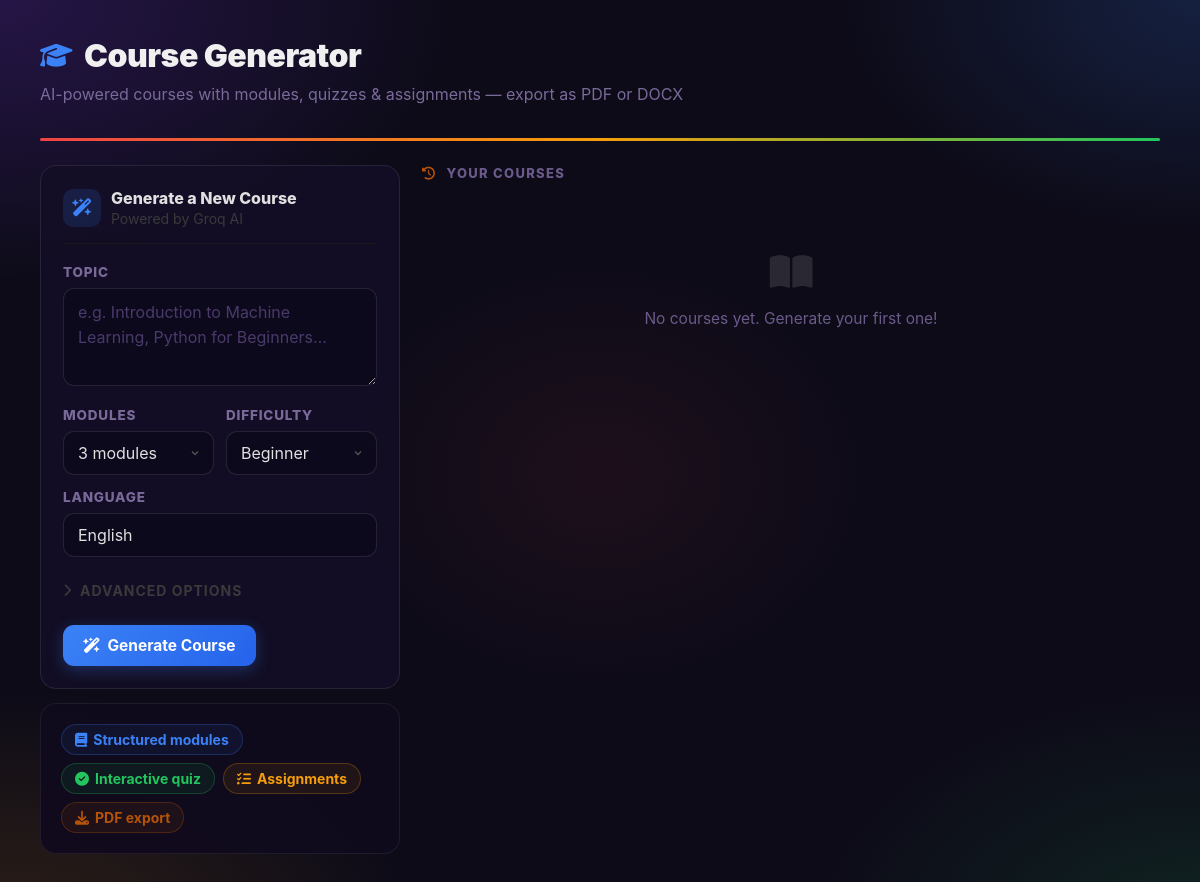
Page /coursegen/ on the earlier database version.
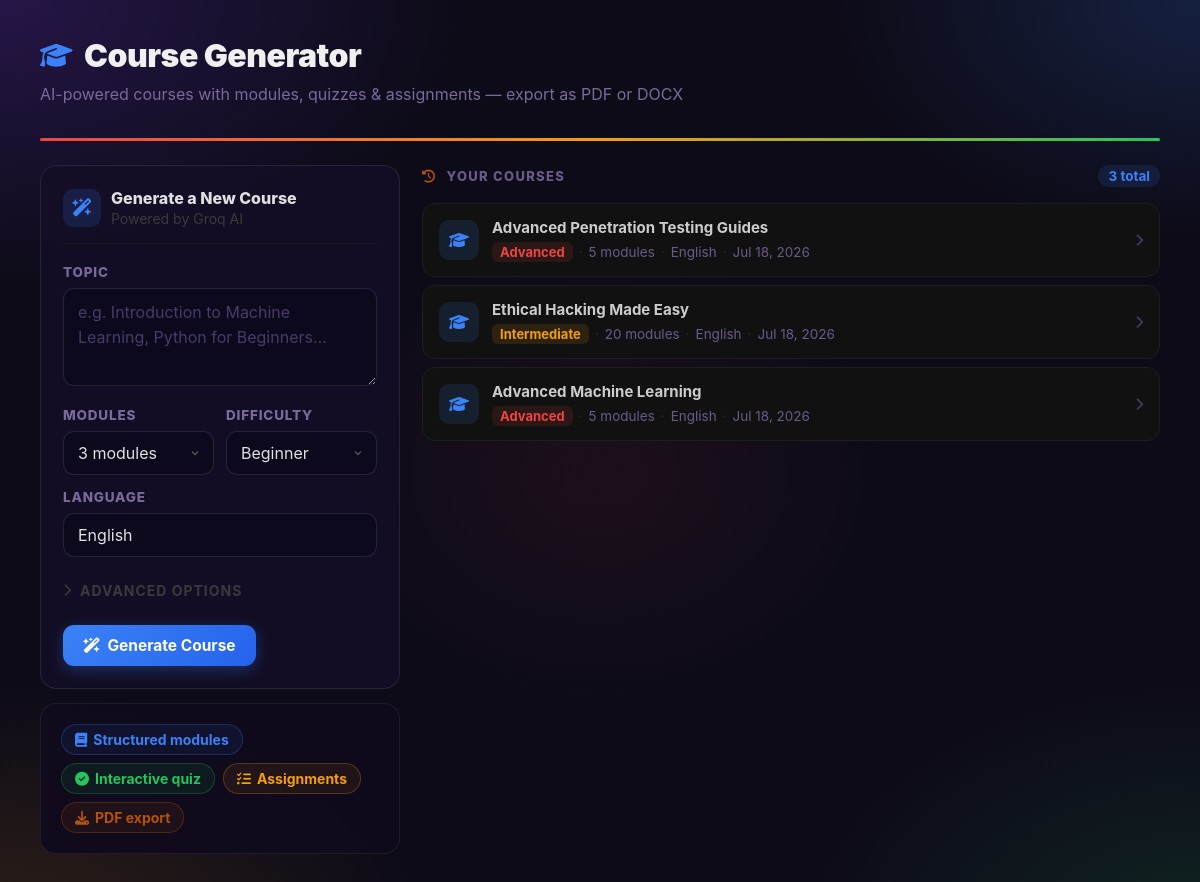
Same page on the later database version.
### models.py (models this page shows)
class Course(db.Model):
    __tablename__ = "courses"
    id            = db.Column(db.Integer, primary_key=True)
    title         = db.Column(db.String(400))
    topic         = db.Column(db.Text)
    difficulty    = db.Column(db.String(50))
    language      = db.Column(db.String(100))
    total_modules = db.Column(db.Integer, default=0)
    created_at    = db.Column(db.DateTime, default=datetime.utcnow)
    modules       = db.relationship("CourseModule", backref="course",
                                    cascade="all, delete-orphan", order_by="CourseModule.number")

### apps/coursegen/__init__.py (the view)
@coursegen_bp.route("/")
def index():
    courses = Course.query.order_by(Course.created_at.desc()).limit(20).all()
    return render_template("coursegen/index.html", courses=courses)

### templates/coursegen/index.html (shortened to what this page needs)
{% extends "base.html" %}
{% block content %}
<div class="page-header anim-up">
  <h1><i class="fas fa-graduation-cap"></i> Course Generator</h1>
  <p class="subtitle">AI-powered courses with modules, quizzes &amp; assignments — export as PDF or DOCX</p>
</div>
<div class="color-bar"></div>
<div class="split">
  <div class="sticky-col">
    <div class="card card-glow anim-up d1">
      <div class="form-card-header">
        <div class="form-card-icon"><i class="fas fa-wand-magic-sparkles"></i></div>
        <div>
          <div style="font-size:16px;font-weight:800;color:#e0e0e0;">Generate a New Course</div>
          <div style="font-size:14px;color:#3a3a3a;margin-top:2px;">Powered by Groq AI</div>
        </div>
      </div>
      <div class="form-group">
        <label class="form-label">Topic</label>
        <textarea class="textarea" id="topic" rows="3"
          placeholder="e.g. Introduction to Machine Learning, Python for Beginners…"></textarea>
      </div>
      <div class="input-row">
        <div class="form-group mb-0">
          <label class="form-label">Modules</label>
          <select class="select" id="num_modules">
            <option value="3" selected>3 modules</option>
          </select>
        </div>
        <div class="form-group mb-0">
          <label class="form-label">Difficulty</label>
          <select class="select" id="difficulty">
            <option>Beginner</option>
          </select>
        </div>
      </div>
      <div class="form-group" style="margin-top:14px;">
        <label class="form-label">Language</label>
        <input class="input" id="language" placeholder="English" value="English">
      </div>
      <button class="adv-toggle" id="advToggle" onclick="toggleAdv()">
        <i class="fas fa-chevron-right"></i> Advanced options
      </button>
      <button class="btn btn-info" id="generateBtn" onclick="startGenerate()" style="margin-top:18px;">
        <i class="fas fa-wand-magic-sparkles"></i> Generate Course
      </button>
    </div>
    <div class="card-flat anim-up d3" style="margin-top:0;">
      <div class="chips">
        <span class="chip chip-blue"><i class="fas fa-book"></i> Structured modules</span>
        <span class="chip chip-green"><i class="fas fa-check-circle"></i> Interactive quiz</span>
        <span class="chip chip-yellow"><i class="fas fa-tasks"></i> Assignments</span>
        <span class="chip chip-brown"><i class="fas fa-download"></i> PDF export</span>
      </div>
    </div>
  </div>
  <div class="anim-up d2">
    <div class="flex items-center justify-between" style="margin-bottom:16px;">
      <p class="section-label" style="margin:0;">
        <i class="fas fa-clock-rotate-left" style="color:var(--brown);margin-right:6px;"></i>
        Your Courses
      </p>
      {% if courses %}
      <span class="badge badge-blue">{{ courses|length }} total</span>
      {% endif %}
    </div>
    {% if courses %}
      {% for course in courses %}
      <div class="course-item" onclick="window.location='/coursegen/{{ course.id }}'">
        <div class="history-icon" style="background:rgba(59,130,246,.12);color:var(--blue);">
          <i class="fas fa-graduation-cap"></i>
        </div>
        <div class="history-meta">
          <div class="title">{{ course.title }}</div>
          <div class="sub" style="display:flex;align-items:center;gap:6px;flex-wrap:wrap;margin-top:5px;">
            <span class="diff-badge-{{ course.difficulty.lower() }}">{{ course.difficulty }}</span>
            <span style="color:#2e2e2e;">·</span>
            <span>{{ course.total_modules }} modules</span>
            <span style="color:#2e2e2e;">·</span>
            <span>{{ course.language }}</span>
            <span style="color:#2e2e2e;">·</span>
            <span>{{ course.created_at.strftime('%b %d, %Y') }}</span>
          </div>
        </div>
        <i class="fas fa-chevron-right history-arrow"></i>
      </div>
      {% endfor %}
    {% else %}
      <div class="empty-state">
        <div class="icon"><i class="fas fa-book-open"></i></div>
        <p>No courses yet. Generate your first one!</p>
      </div>
    {% endif %}
  </div>
</div>
{% endblock %}

### templates/base.html (shortened to what this page needs)
<!DOCTYPE html>
<html lang="en">
<head>
  <link rel="stylesheet" href="/static/css/mobile.css">
  <link rel="stylesheet" href="https://cdnjs.cloudflare.com/ajax/libs/font-awesome/6.5.0/css/all.min.css">
</head>
<body>
<div class="page-wrap">
  {% block content %}{% endblock %}
</div>
</body>
</html>

### templates/coursegen/index.html (style rules this page uses)
.adv-toggle { display: flex; align-items: center; gap: 8px; font-size: 14px; font-weight: 700; color: #3a3a3a; cursor: pointer; margin: 12px 0 0; background: none; border: none; font-family: inherit; text-transform: uppercase; letter-spacing: .07em; width: 100%; text-align: left; transition: color .15s; padding: 8px 0; }
.adv-toggle i { transition: transform .2s; font-size: 13px; }
.form-card-header { display: flex; align-items: center; gap: 10px; margin-bottom: 20px; padding-bottom: 16px; border-bottom: 1px solid #1a1a1a; }
.form-card-icon { width: 38px; height: 38px; border-radius: 10px; background: rgba(59,130,246,.15); color: var(--blue); display: flex; align-items: center; justify-content: center; font-size: 18px; flex-shrink: 0; }
.course-item { display: flex; align-items: center; gap: 13px; background: #111; border: 1px solid #1e1e1e; border-radius: 13px; padding: 14px 16px; margin-bottom: 8px; cursor: pointer; transition: border-color .2s, background .2s, transform .2s, box-shadow .2s; position: relative; overflow: hidden; }
.course-item::before { content: ''; position: absolute; left: 0; top: 0; bottom: 0; width: 3px; background: linear-gradient(180deg, var(--blue), var(--green)); opacity: 0; transition: opacity .2s; }
.diff-badge-intermediate { background: rgba(245,158,11,.12); color: var(--yellow); border-radius: 6px; padding: 2px 8px; font-size: 13px; font-weight: 700; }
.diff-badge-advanced { background: rgba(239,68,68,.12); color: var(--red); border-radius: 6px; padding: 2px 8px; font-size: 13px; font-weight: 700; }

Differences in the rows shown:
added Course: title "Advanced Penetration Testing Guides", difficulty "Advanced", total_modules "5", language "English", created_at "Jul 18, 2026"
added Course: title "Ethical Hacking Made Easy", difficulty "Intermediate", total_modules "20", language "English", created_at "Jul 18, 2026"
added Course: title "Advanced Machine Learning", difficulty "Advanced", total_modules "5", language "English", created_at "Jul 18, 2026"
Other differences:
{{ courses|length }}: (not shown) → "3"
text no longer shown: "No courses yet. Generate your first one!"
text now shown: "total"
